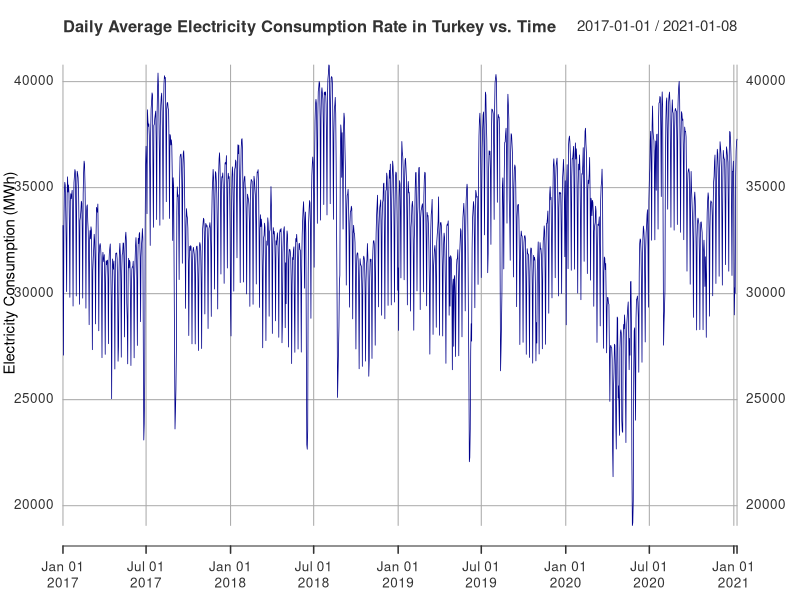
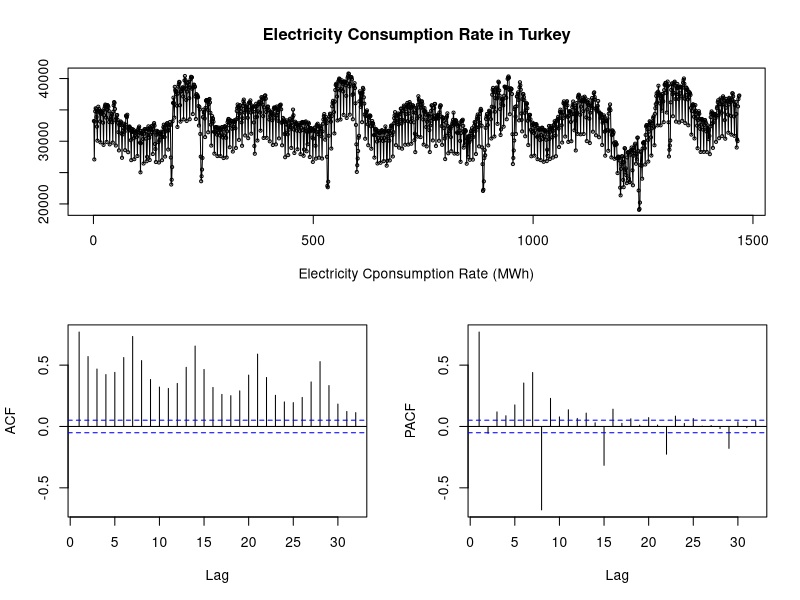
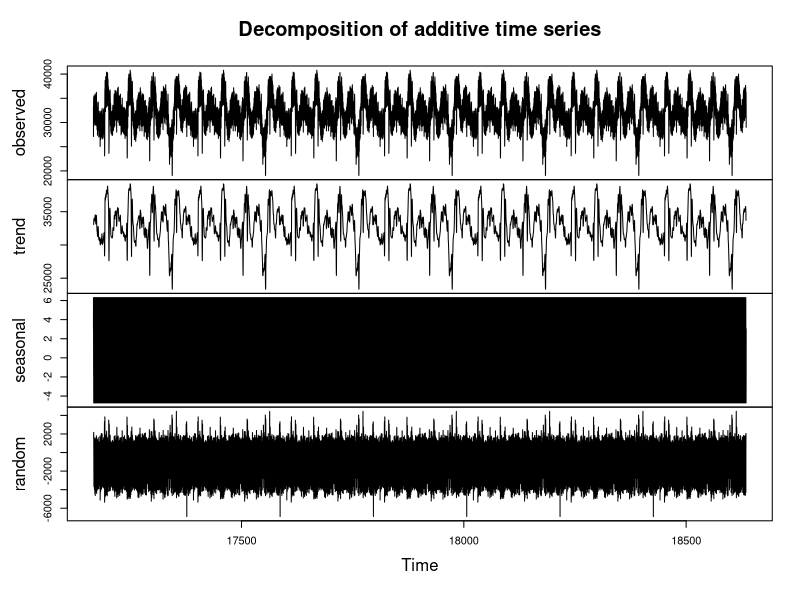
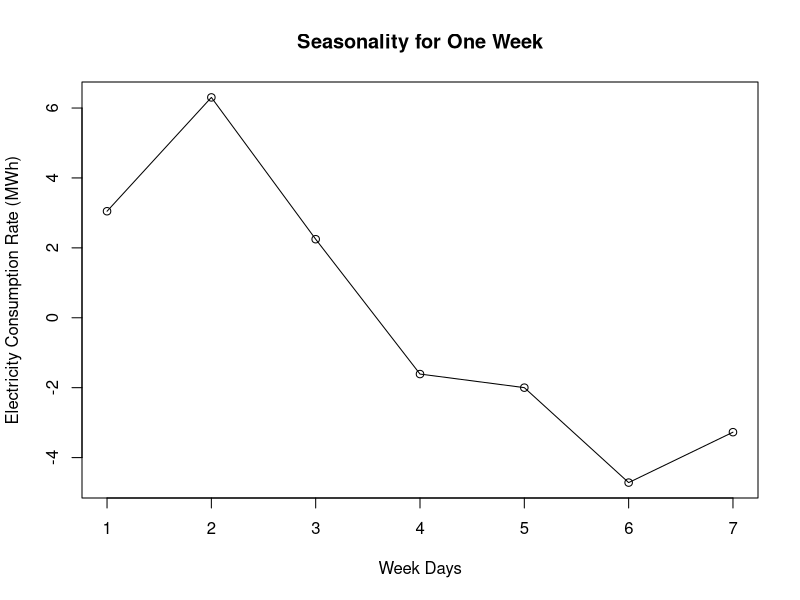
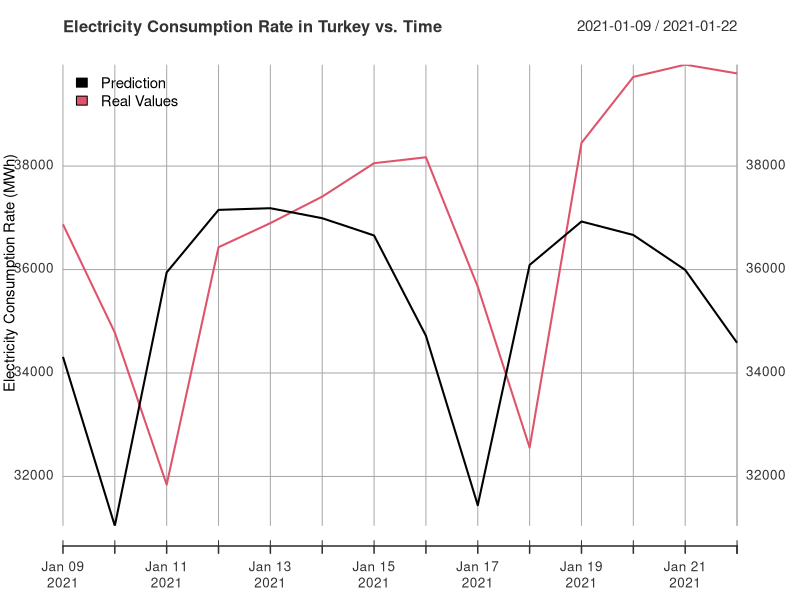

Recreate these plots in R, in order.
# Aral Dörtoğul, IE 360: Statistical Forecasting and Time Series - Homework 4
library(xts)
library(lubridate)
library(forecast)
library(tseries)
library(urca)
data <- read.csv(file = "hw4data.csv")
data$Date <- paste0(data$Date," ", data$Hour)
#data$Date <- as.POSIXlt(x = data$Date, format = "%d.%m.%Y %H:%M")
data$Consumption..MWh. <- as.numeric(gsub(pattern = ",", replacement = "", x = data$Consumption..MWh.))

daily_consumption <- 0
date <- as.Date(as.Date("2017-01-01"):as.Date("2021-01-08"))

for (i in 0:(length(data$Consumption..MWh.)/24 - 1)) {
  daily_consumption[i+1] <- mean(data$Consumption..MWh.[(24*i - 23):(24*i)])
}

daily_data <- data.frame(date, daily_consumption[1:1469])
colnames(daily_data) <- c("Date", "Consumption")
data_ts <- xts(x = daily_data$Consumption, order.by = daily_data$Date, frequency = 7)
d_ts <- ts(daily_data$Consumption, start = as.Date("2017-01-01"), end = as.Date("2021-01-08"), frequency = 7)


plot(data_ts,main = "Daily Average Electricity Consumption Rate in Turkey vs. Time",
     ylab = "Electricity Consumption (MWh)",
     xlab = "Time",lwd = 0.75, col ="darkblue")


tsdisplay(data_ts,
          main = "Electricity Consumption Rate in Turkey",
          xlab = "Electricity Cponsumption Rate (MWh)")


ts_decomposed <- decompose(x = d_ts,type = "additive")
plot(ts_decomposed)
plot(ts_decomposed$seasonal[1:7], type = "o",main = "Seasonality for One Week", ylab = "Electricity Consumption Rate (MWh)", xlab = "Week Days")


random <- ts_decomposed$random
arima(random, order=c(0,0,1))
arima(random, order=c(1,0,0), seasonal = c(0,1,0))
model <- auto.arima(random)
model


prediction <- predict(model, n.ahead = 14)
isNA <- is.na(ts_decomposed$trend)
lasttrends <- ts_decomposed$trend[!isNA]
lasttrends <- lasttrends[(length(lasttrends)-13):length(lasttrends)]
lastseasonality <- ts_decomposed$seasonal[(length(lasttrends)-13):length(lasttrends)]
final <- prediction$pred + lasttrends + lastseasonality
nexttwoweeks <- as.Date(as.Date("2021-01-09"):as.Date("2021-01-22"))

final <- xts(x = data.frame(prediction$pred + lasttrends + lastseasonality, daily_consumption[1470:1483]), order.by = nexttwoweeks, frequency = 7)
colnames(final) <- c("Prediction", "Real Values")

print(final)
plot(final, main = "Electricity Consumption Rate in Turkey vs. Time", legend.loc = "topleft", ylab = "Electricity Consumption Rate (MWh)")


error = final$`Real Values` - final$Prediction
dperror <- abs(error) / final$`Real Values` * 100
e <- xts(x = data.frame(dperror), order.by = nexttwoweeks, frequency = 7)
colnames(e) <- "Daily % Error"
print(e)


error = final$`Real Values` - final$Prediction
n=length(final$`Real Values`)

mean=mean(final$`Real Values`)
sd=sd(final$`Real Values`)
bias = sum(error)/sum(final$`Real Values`)
mape = sum(abs(error/final$`Real Values`))/length(final$`Real Values`)
mad = sum(abs(error))/length(final$`Real Values`)
wmape = mad/mean
print(data.frame(BIAS = bias,MAPE =  mape, MAD = mad,WMAPE = wmape))